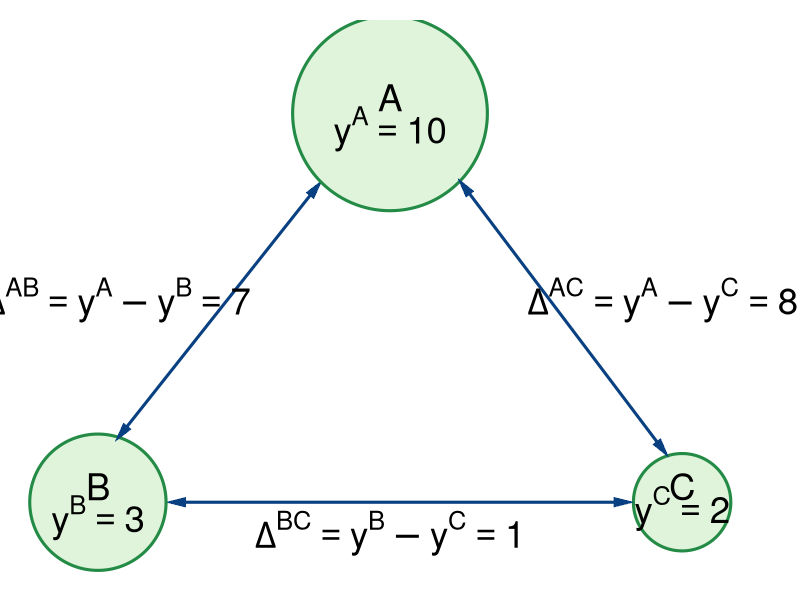

Source code (R):
#Graph Designer: Simon Halliday
#Authors: Bowles and Halliday
#Title: Coordination, Conflict and Competition: A Text in Microeconomics

library(shape)
library(plotrix)
pdf(file = "capitalism/inequality_households_v2.pdf", width = 10, height = 8)

#Set parameters for graphics
pointsize <- 1.8
axislabelsize <- 1.8
labelsize <- 2.2
namesize <- 1.8
annotatesize <- 1.5
graphlinewidth <- 2
segmentlinewidth <- 1.5

COL <- c("#7fc97f", "#beaed4", "#fdc086", "#ffff99", "#386cb0", "#f0027f", "#bf5b17", "#666666")
COLA <- c("#e0f3db", "#99d8c9","#66c2a4","#41ae76", "#238b45", "#005824")
COLB <- c("#c6dbef", "#4eb3d3", "#2b8cbe", "#0868ac","#084081")
COLC <- c("#fcfbfd", "#efedf5", "#dadaeb", "#bcbddc", "#9e9ac8", "#807dba", "#6a51a3", "#54278f", "#3f007d")

#Edited the margins to cater for the larger LHS labels
par(mar =  c(1, 1, 1, 2))

#Indifference curves of a risk-averse homo economicus (2nd graph out of the two for 4.7)

#Add limits on axes and levels of utility for each indifference curve
ylims <- c(0, 36)
xlims <- c(1, 39)

npts <- 501 
x <- seq(xlims[1], xlims[2], length.out = npts)
y <- seq(ylims[1], ylims[2], length.out = npts) 

plot(0, 0, xlim = xlims, ylim = ylims, type = "n",
     xlab = expression(paste("")),
     ylab = expression(paste("")), 
     xaxt = "n", 
     yaxt = "n", 
     cex.lab = axislabelsize, 
     bty = "n", 
     xaxs="i", 
     yaxs="i"
)


#axis(1,at = ticksx,  pos = 0, labels = xlabels)
#axis(2,at = ticksy,  pos = 0, labels = ylabels, las = 1)


draw.circle(35, 5, 2.5, nv = 1000, border = COLA[5], col = COLA[1], lty = 1, lwd = 3)
text(35, 6, expression(paste(C)), xpd = TRUE, cex = labelsize)
text(35, 4.6, expression(paste(y^C == 2)), xpd = TRUE, cex = labelsize)


#Arrow between 2 and 3
Arrows(9, 5, 32, 5,  col = COLB[5], lty = 1, lwd = 3, code = 3, arr.type = "triangle", arr.lwd = 0.5)

draw.circle(5, 5, 3.5, nv = 1000, border = COLA[5], col = COLA[1], lty = 1, lwd = 3)
text(5, 6, expression(paste(B)), xpd = TRUE, cex = labelsize)
text(5, 4, expression(paste(y^B == 3)), xpd = TRUE, cex = labelsize)

#Arrow between 3 and 10
Arrows(6.2, 9.4, 16.2, 25.2,  col = COLB[5], lty = 1, lwd = 3, code = 3, arr.type = "triangle", arr.lwd = 0.5)

draw.circle(20, 30, 5, nv = 1000, border = COLA[5], col = COLA[1], lty = 1, lwd = 3)
text(20, 31, expression(paste(A)), xpd = TRUE, cex = labelsize)
text(20, 29, expression(paste(y^A == 10)), xpd = TRUE, cex = labelsize)

#Arrow between 2 and 10
Arrows(23.8, 25.3, 34, 8.4,  col = COLB[5], lty = 1, lwd = 3, code = 3, arr.type = "triangle", arr.lwd = 0.5)

#Difference between A and C
text(34, 18, expression(paste(Delta^{AC} == phantom(), y^A - y^C == 8)), xpd = TRUE, cex = labelsize)
#Difference between A and B
text(6, 18, expression(paste(Delta^{AB} == phantom(), y^A - y^B == 7)), xpd = TRUE, cex = labelsize)
#Difference between B and C
text(20, 3, expression(paste(Delta^{BC} == phantom(), y^B - y^C == 1)), xpd = TRUE, cex = labelsize)



#text(20, 16, expression(paste(Gini== bgroup("(", frac(Sigma*Delta^{ij}, (n^2 - n)/2),")")*bgroup("(",frac(1,bar(y)),")")*bgroup("(",frac(1,2),")"))), cex = labelsize)
#text(20, 14, expression(paste(Gini == bgroup("(", frac(16, 3),")")*bgroup("(",frac(1,16/3),")")*bgroup("(",frac(1,2),")"), phantom() == 0.5 )), cex = labelsize)

#Bottom of frame
# segments(14, 12, 26, 12, lty = 1, col = "black" , lwd = 1)
# #Top of frame
# segments(14, 16, 26, 16, lty = 1, col = "black" , lwd = 1)
# #Left of frame
# segments(14, 12, 14, 16, lty = 1, col = "black" , lwd = 1)
# #Right of frame
# segments(26, 12, 26, 16, lty = 1, col = "black" , lwd = 1)


dev.off()
